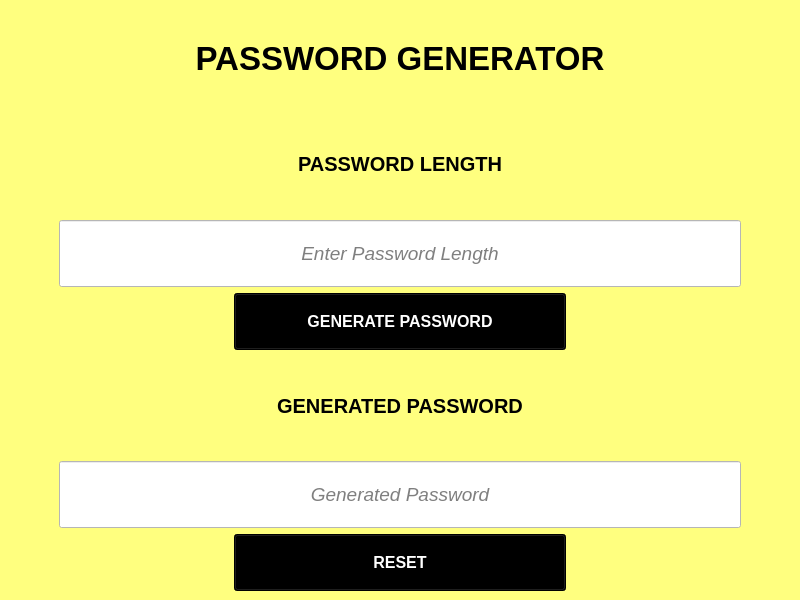
<?xml version="1.0" encoding="UTF-8"?>
<ui version="4.0">
 <class>MainWindow</class>
 <widget class="QMainWindow" name="MainWindow">
  <property name="geometry">
   <rect>
    <x>0</x>
    <y>0</y>
    <width>800</width>
    <height>600</height>
   </rect>
  </property>
  <property name="font">
   <font>
    <weight>50</weight>
    <bold>false</bold>
   </font>
  </property>
  <property name="windowTitle">
   <string>Password Generator</string>
  </property>
  <property name="styleSheet">
   <string notr="true">background-color: rgb(255, 255, 127);</string>
  </property>
  <widget class="QWidget" name="centralwidget">
   <layout class="QGridLayout" name="gridLayout">
    <item row="0" column="0">
     <layout class="QVBoxLayout" name="verticalLayout">
      <item>
       <widget class="QLabel" name="label">
        <property name="font">
         <font>
          <family>MS Sans Serif</family>
          <pointsize>25</pointsize>
          <weight>75</weight>
          <bold>true</bold>
         </font>
        </property>
        <property name="text">
         <string>PASSWORD GENERATOR</string>
        </property>
        <property name="scaledContents">
         <bool>true</bool>
        </property>
        <property name="alignment">
         <set>Qt::AlignCenter</set>
        </property>
        <property name="textInteractionFlags">
         <set>Qt::NoTextInteraction</set>
        </property>
       </widget>
      </item>
      <item>
       <widget class="QLabel" name="label_2">
        <property name="font">
         <font>
          <family>MS Sans Serif</family>
          <pointsize>15</pointsize>
          <weight>75</weight>
          <bold>true</bold>
         </font>
        </property>
        <property name="text">
         <string>PASSWORD LENGTH</string>
        </property>
        <property name="alignment">
         <set>Qt::AlignCenter</set>
        </property>
       </widget>
      </item>
      <item>
       <widget class="QLineEdit" name="pass_length_input">
        <property name="font">
         <font>
          <family>MS Sans Serif</family>
          <pointsize>14</pointsize>
          <weight>50</weight>
          <italic>true</italic>
          <bold>false</bold>
         </font>
        </property>
        <property name="focusPolicy">
         <enum>Qt::ClickFocus</enum>
        </property>
        <property name="styleSheet">
         <string notr="true">background-color: rgb(255, 255, 255);
color:black;
padding:20px;
margin-left:50%;
margin-right:50%;</string>
        </property>
        <property name="inputMethodHints">
         <set>Qt::ImhDigitsOnly</set>
        </property>
        <property name="alignment">
         <set>Qt::AlignCenter</set>
        </property>
        <property name="placeholderText">
         <string>Enter Password Length</string>
        </property>
       </widget>
      </item>
      <item>
       <widget class="QPushButton" name="generate_pass_btn">
        <property name="font">
         <font>
          <family>MS Sans Serif</family>
          <pointsize>12</pointsize>
          <weight>75</weight>
          <bold>true</bold>
         </font>
        </property>
        <property name="cursor">
         <cursorShape>PointingHandCursor</cursorShape>
        </property>
        <property name="styleSheet">
         <string notr="true">background-color: black;
color:white;
padding:18px;
margin-right:225%;
margin-left:225%;</string>
        </property>
        <property name="text">
         <string>GENERATE PASSWORD</string>
        </property>
       </widget>
      </item>
      <item>
       <widget class="QLabel" name="label_3">
        <property name="font">
         <font>
          <family>MS Sans Serif</family>
          <pointsize>15</pointsize>
          <weight>75</weight>
          <bold>true</bold>
         </font>
        </property>
        <property name="styleSheet">
         <string notr="true"/>
        </property>
        <property name="frameShape">
         <enum>QFrame::NoFrame</enum>
        </property>
        <property name="frameShadow">
         <enum>QFrame::Plain</enum>
        </property>
        <property name="lineWidth">
         <number>1</number>
        </property>
        <property name="text">
         <string>GENERATED PASSWORD</string>
        </property>
        <property name="scaledContents">
         <bool>true</bool>
        </property>
        <property name="alignment">
         <set>Qt::AlignCenter</set>
        </property>
        <property name="wordWrap">
         <bool>false</bool>
        </property>
        <property name="margin">
         <number>0</number>
        </property>
        <property name="indent">
         <number>-1</number>
        </property>
        <property name="textInteractionFlags">
         <set>Qt::NoTextInteraction</set>
        </property>
       </widget>
      </item>
      <item>
       <widget class="QLineEdit" name="show_pass_output">
        <property name="font">
         <font>
          <family>MS Sans Serif</family>
          <pointsize>14</pointsize>
          <weight>50</weight>
          <italic>true</italic>
          <bold>false</bold>
         </font>
        </property>
        <property name="focusPolicy">
         <enum>Qt::NoFocus</enum>
        </property>
        <property name="styleSheet">
         <string notr="true">background-color: rgb(255, 255, 255);
color:black;
padding:20px;
margin-left:50%;
margin-right:50%;</string>
        </property>
        <property name="alignment">
         <set>Qt::AlignCenter</set>
        </property>
        <property name="readOnly">
         <bool>true</bool>
        </property>
        <property name="placeholderText">
         <string>Generated Password</string>
        </property>
       </widget>
      </item>
      <item>
       <widget class="QPushButton" name="reset_btn">
        <property name="font">
         <font>
          <family>MS Sans Serif</family>
          <pointsize>12</pointsize>
          <weight>75</weight>
          <bold>true</bold>
         </font>
        </property>
        <property name="cursor">
         <cursorShape>PointingHandCursor</cursorShape>
        </property>
        <property name="styleSheet">
         <string notr="true">background-color: black;
color:white;
padding:18px;
margin-right:225%;
margin-left:225%;</string>
        </property>
        <property name="text">
         <string>RESET</string>
        </property>
       </widget>
      </item>
     </layout>
    </item>
   </layout>
  </widget>
 </widget>
 <resources/>
 <connections/>
</ui>
